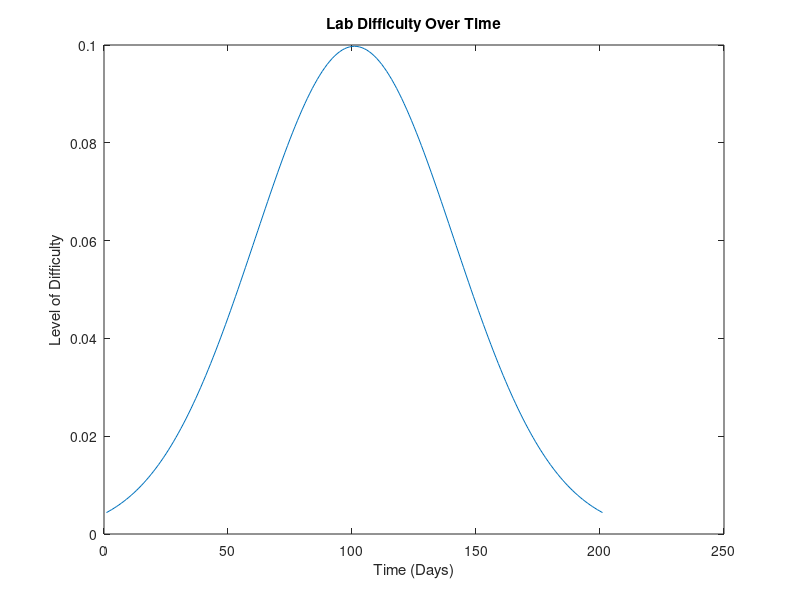
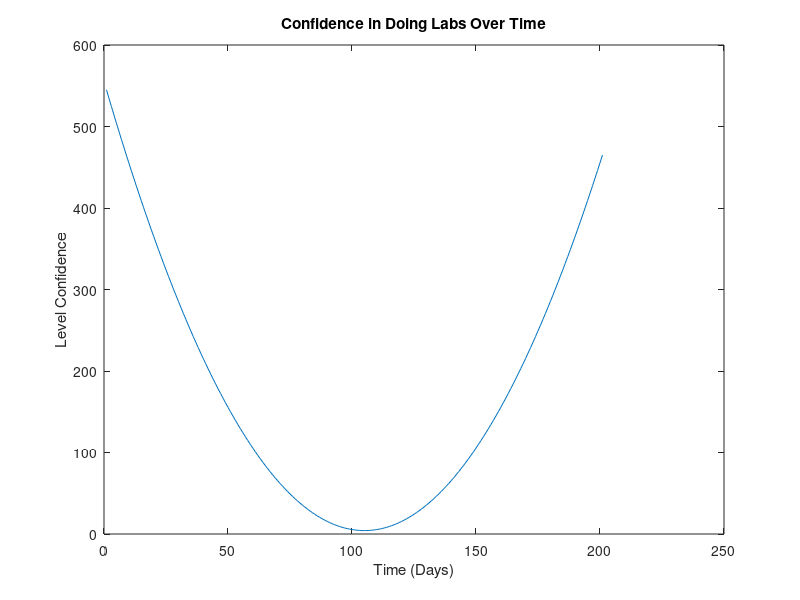

Write the MATLAB code that produced these figures, in order.
%Brandon Tran
Dist = csvread('Weird_Distribution_Thingy.csv');
Data = csvread('New_Data_Set.csv');

%This is a ball park estimate on the situations presented in data
plot(Dist);
ylabel('Level of Difficulty');
xlabel('Time (Days)');
title('Lab Difficulty Over Time');

figure, plot(Data);
ylabel('Level Confidence');
xlabel('Time (Days)');
title('Confidence in Doing Labs Over Time');